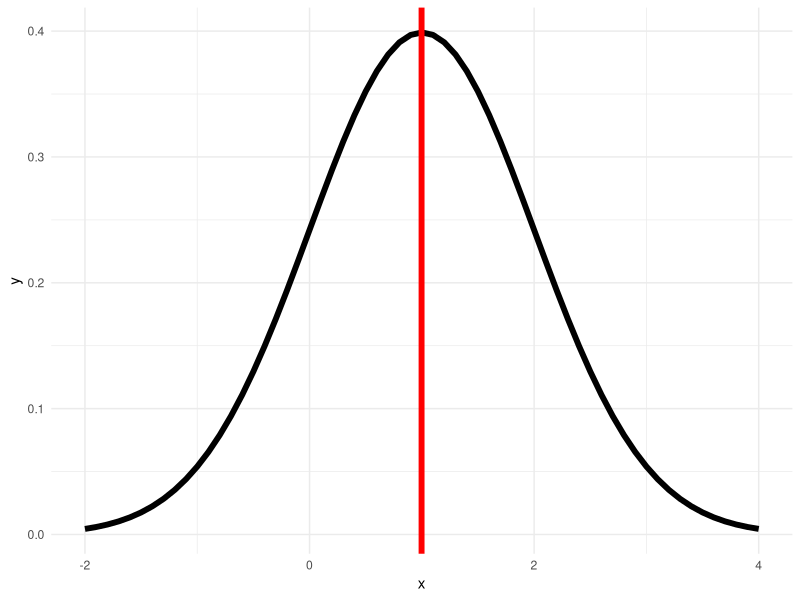
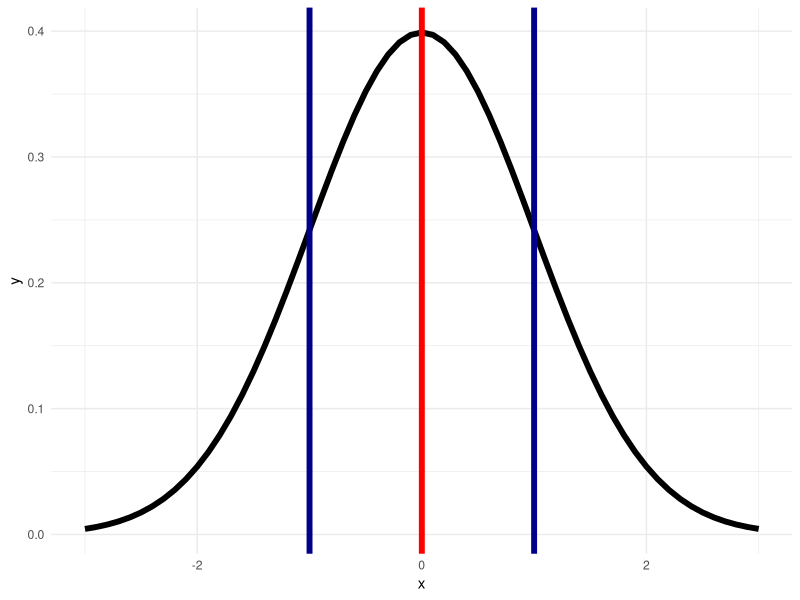

The R script that drew these images, in order:
## ---- chunk 1
library(ggplot2)
library(tibble)

mean = 1
data <- tibble(x = seq(mean - 3, mean + 3, by = 0.10),
               y = dnorm(x, mean = mean))


ggplot(data = data, aes(x = x)) +
  geom_line(aes(y = y), size = 2) + 
  geom_vline(aes(xintercept = sum(x * y)*0.1) , col = "red", show.legend = F, size = 2) +
  theme_minimal()
  
## ---- chunk 2
mean = 0
sd = 1
data2 <- tibble(x = seq(mean - 3, mean + 3, by = 0.10),
               y = dnorm(x, mean = mean, sd=sd))


ggplot(data = data2, aes(x = x)) +
  geom_line(aes(y = y), size = 2) + 
  geom_vline(aes(xintercept = mean(x)) , color = "red", show.legend = F, size = 2)+
  geom_vline(aes(xintercept = mean +1) , color = "darkblue", show.legend = F, size = 2) +
  geom_vline(aes(xintercept = mean -1) , color = "darkblue", show.legend = F, size = 2) +
  theme_minimal()
